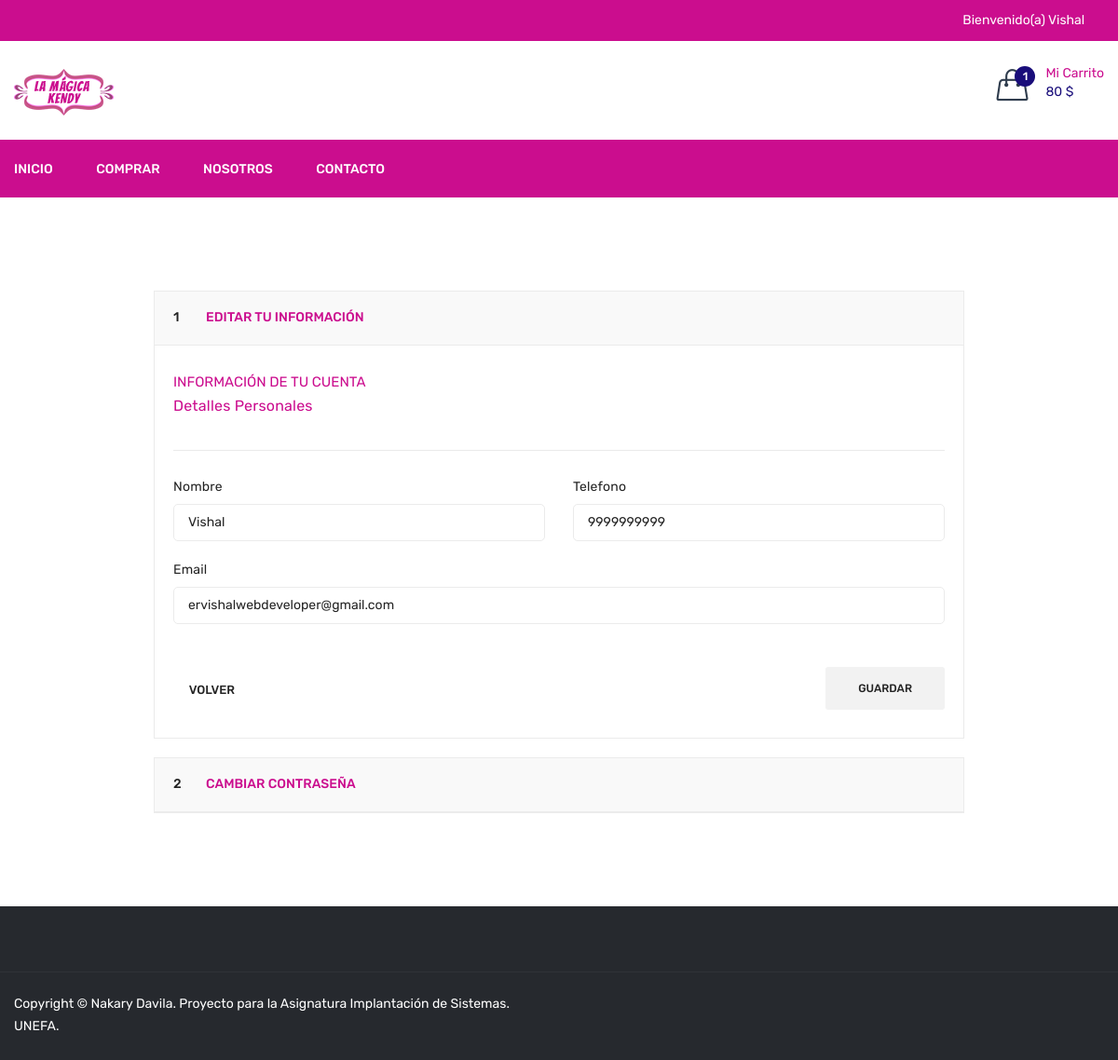
The page /profile.php (signed in) on the database its author committed.
### tables this page shows
CREATE TABLE `dish_cart` (
  `id` int(11) NOT NULL,
  `user_id` int(11) NOT NULL,
  `dish_detail_id` int(11) NOT NULL,
  `qty` int(11) NOT NULL,
  `added_on` datetime NOT NULL
);

CREATE TABLE `user` (
  `id` int(11) NOT NULL,
  `name` varchar(50) NOT NULL,
  `email` varchar(50) NOT NULL,
  `mobile` varchar(15) NOT NULL,
  `password` varchar(100) NOT NULL,
  `status` int(11) NOT NULL,
  `email_verify` int(11) NOT NULL,
  `rand_str` varchar(20) NOT NULL,
  `referral_code` varchar(20) NOT NULL,
  `from_referral_code` varchar(20) NOT NULL,
  `added_on` datetime NOT NULL
);

### function.inc.php (called while the page is built, shortened)
	<?php
function getUserCart(){
	global $con;
	$arr=array();
	$id=$_SESSION['FOOD_USER_ID'];
	$res=mysqli_query($con,"select * from dish_cart where user_id='$id'");
	while($row=mysqli_fetch_assoc($res)){
		$arr[]=$row;
	}
	return $arr;
}
function getDishCartStatus(){
	$dishDetailsID=array();
	if(isset($_SESSION['FOOD_USER_ID'])){
		$getUserCart=getUserCart();
	}else{
		if(isset($_SESSION['cart']) && count($_SESSION['cart'])>0){
			foreach($_SESSION['cart'] as $key=>$val){
				$dishDetailsID[]=$key;
			}
		}
	}
}
function getcartTotalPrice(){
	$cartArr=getUserFullCart();
	$totalPrice=0;
	foreach($cartArr as $list){
		$totalPrice=$totalPrice+($list['qty']*$list['price']);
	}
	return $totalPrice;
}
function getUserFullCart($attr_id=''){
	$cartArr=array();
	if(isset($_SESSION['FOOD_USER_ID'])){
		$getUserCart=getUserCart();
		$cartArr=array();
		foreach($getUserCart as $list){
			$cartArr[$list['dish_detail_id']]['qty']=$list['qty'];
			$getDishDetail=getDishDetailById($list['dish_detail_id']);
			$cartArr[$list['dish_detail_id']]['price']=$getDishDetail['price'];
			$cartArr[$list['dish_detail_id']]['dish']=$getDishDetail['dish'];
			$cartArr[$list['dish_detail_id']]['image']=$getDishDetail['image'];
		}
	}
	if($attr_id!=''){
		return $cartArr[$attr_id]['qty'];
	}else{
		return $cartArr;
	}
}
function getDishDetailById($id){
	global $con;
	$res=mysqli_query($con,"select dish.dish,dish.image,dish_details.price from dish_details,dish where dish_details.id='$id' and dish.id=dish_details.dish_id");
	$row=mysqli_fetch_assoc($res);
	return $row;
}
function getUserDetailsByid($uid=''){
	global $con;
	$data['name']='';
	$data['email']='';
	$data['mobile']='';
	$data['referral_code']='';
	if(isset($_SESSION['FOOD_USER_ID'])){
		$uid=$_SESSION['FOOD_USER_ID'];
	}
	$row=mysqli_fetch_assoc(mysqli_query($con,"select * from user where id='$uid'"));
	$data['name']=$row['name'];
	$data['email']=$row['email'];
	$data['mobile']=$row['mobile'];
	$data['referral_code']=$row['referral_code'];
	return $data;
}
?>

### profile.php (the view, shortened to what this page needs)
<?php
include ("header.php");
$getUserDetails=getUserDetailsByid();
?>
<div class="myaccount-area pb-80 pt-100">
            <div class="container">
                <div class="row">
                    <div class="ml-auto mr-auto col-lg-9">
                        <div class="checkout-wrapper">
                            <div id="faq" class="panel-group">
                                <div class="panel panel-default">
                                    <div class="panel-heading">
                                        <h5 class="panel-title"><span>1</span> <a data-toggle="collapse" data-parent="#faq" href="#my-account-1">Editar tu Información </a></h5>
                                    </div>
                                    <div id="my-account-1" class="panel-collapse collapse show">
                                        <div class="panel-body">
                                            <form method="post" id="frmProfile">
												<div class="billing-information-wrapper">
													<div class="account-info-wrapper">
														<h4>Información de tu Cuenta</h4>
														<h5>Detalles Personales</h5>
													</div>
													<div class="row">
														<div class="col-lg-6 col-md-6">
															<div class="billing-info">
																<label>Nombre</label>
																<input type="text" id="uname" name="name" required value="<?php echo $getUserDetails['name']?>">
															</div>
														</div>
														<div class="col-lg-6 col-md-6">
															<div class="billing-info">
																<label>Telefono</label>
																<input type="text" name="mobile" value="<?php echo $getUserDetails['mobile']?>" required>
															</div>
														</div>
														<div class="col-lg-12 col-md-12">
															<div class="billing-info">
																<label>Email</label>
																<input type="email" readonly="readonly" value="<?php echo $getUserDetails['email']?>">
															</div>
														</div>
													</div>
													<div class="billing-back-btn">
														<div class="billing-back">
															<a href="#"><i class="ion-arrow-up-c"></i> volver</a>
														</div>
														<div class="billing-btn">
															<button type="submit" id="profile_submit">Guardar</button>
														</div>
													</div>
												</div>
											</form>
                                        </div>
                                    </div>
                                </div>
                                <div class="panel panel-default">
                                    <div class="panel-heading">
                                        <h5 class="panel-title"><span>2</span> <a data-toggle="collapse" data-parent="#faq" href="#my-account-2">Cambiar Contraseña </a></h5>
                                    </div>
                                </div>
                            </div>
                        </div>
                    </div>
                </div>
            </div>
        </div>
<?php
include("footer.php");
?>

### header.php (shortened to what this page needs)
<?php
include('database.inc.php');
include('function.inc.php');
getDishCartStatus();
$cartArr=getUserFullCart();
$totalPrice=getcartTotalPrice();
$totalCartDish=count($cartArr);
?>
<!doctype html>
<html class="no-js" lang="zxx">
<head>
        <link rel="stylesheet" href="<?php echo FRONT_SITE_PATH?>assets/css/bootstrap.min.css">
        <link rel="stylesheet" href="<?php echo FRONT_SITE_PATH?>assets/css/animate.css">
        <link rel="stylesheet" href="<?php echo FRONT_SITE_PATH?>assets/css/owl.carousel.min.css">
        <link rel="stylesheet" href="<?php echo FRONT_SITE_PATH?>assets/css/slick.css">
        <link rel="stylesheet" href="<?php echo FRONT_SITE_PATH?>assets/css/chosen.min.css">
        <link rel="stylesheet" href="<?php echo FRONT_SITE_PATH?>assets/css/ionicons.min.css">
        <link rel="stylesheet" href="<?php echo FRONT_SITE_PATH?>assets/css/font-awesome.min.css">
        <link rel="stylesheet" href="<?php echo FRONT_SITE_PATH?>assets/css/simple-line-icons.css">
        <link rel="stylesheet" href="<?php echo FRONT_SITE_PATH?>assets/css/jquery-ui.css">
        <link rel="stylesheet" href="<?php echo FRONT_SITE_PATH?>assets/css/meanmenu.min.css">
        <link rel="stylesheet" href="<?php echo FRONT_SITE_PATH?>assets/css/style.css">
        <link rel="stylesheet" href="<?php echo FRONT_SITE_PATH?>assets/css/responsive.css">
    </head>
    <body>
        <header class="header-area">
            <div class="header-top black-bg">
                <div class="container">
                    <div class="row">
                        <div class="col-lg-8 col-md-4 col-12 col-sm-4">
                        </div>
						<div class="col-lg-2 col-md-4 col-12 col-sm-4">
						</div>
                        <div class="col-lg-2 col-md-8 col-12 col-sm-8">
                            <div class="account-curr-lang-wrap f-right">
                                <?php
								if(isset($_SESSION['FOOD_USER_NAME'])){
								?>
								<ul>
                                    <li class="top-hover"><a href="#"><?php echo "Bienvenido(a) <span id='user_top_name'>".$_SESSION['FOOD_USER_NAME'];?></span>  <i class="ion-chevron-down"></i></a>
                                    </li>
                                </ul>
								<?php } ?>
                            </div>
                        </div>
                    </div>
                </div>
            </div>
            <div class="header-middle">
                <div class="container">
                    <div class="row">
                        <div class="col-lg-3 col-md-4 col-12 col-sm-4">
                            <div class="logo">
                                <a href="<?php echo FRONT_SITE_PATH?>">
                                    <img alt="" src="<?php echo FRONT_SITE_PATH?>assets/img/logo/logo.png">
                                </a>
                            </div>
                        </div>
                        <div class="col-lg-9 col-md-8 col-12 col-sm-8">
                            <div class="header-middle-right f-right">
                                <div class="header-wishlist">
                                </div>
                                <div class="header-cart">
                                    <a href="#">
                                        <div class="header-icon-style">
                                            <i class="icon-handbag icons"></i>
                                            <span class="count-style" id="totalCartDish"><?php echo $totalCartDish?></span>
                                        </div>
                                        <div class="cart-text">
                                            <span class="digit">Mi Carrito</span>
                                            <span class="cart-digit-bold" id="totalPrice">
											<?php
											if($totalPrice!=0){
												echo $totalPrice.' $';
											}
											?></span>
                                        </div>
                                    </a>
                                </div>
                            </div>
                        </div>
                    </div>
                </div>
            </div>
            <div class="header-bottom transparent-bar black-bg">
                <div class="container">
                    <div class="row">
                        <div class="col-lg-12 col-md-12 col-12">
                            <div class="main-menu">
                                <nav>
                                    <ul>
                                        <li><a href="<?php echo FRONT_SITE_PATH?>">Inicio</a></li>
                                        <li><a href="<?php echo FRONT_SITE_PATH?>shop">Comprar</a></li>
                                        <li><a href="<?php echo FRONT_SITE_PATH?>about-us">Nosotros</a></li>
                                        <li><a href="<?php echo FRONT_SITE_PATH?>contact-us">Contacto</a></li>
                                    </ul>
                                </nav>
                            </div>
                        </div>
                    </div>
                </div>
            </div>
        </header>

### rows shown on the page
dish_cart: dish_detail "1"
user: name "Vishal", mobile "9999999999", email "ervishalwebdeveloper@gmail.com"

### other values the page prints
$_SESSION['FOOD_USER_NAME'] "Vishal"
$totalPrice "80"
